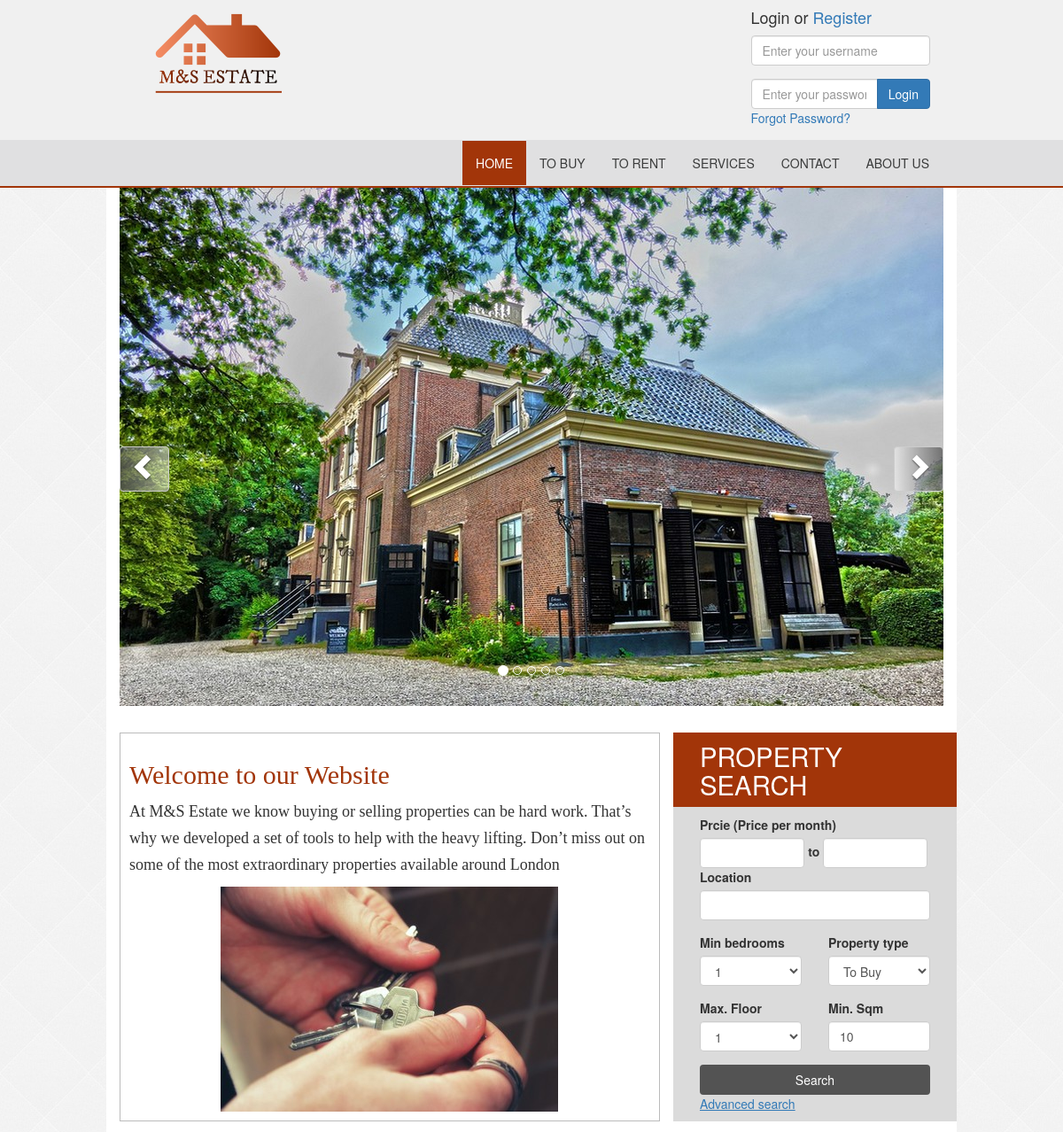
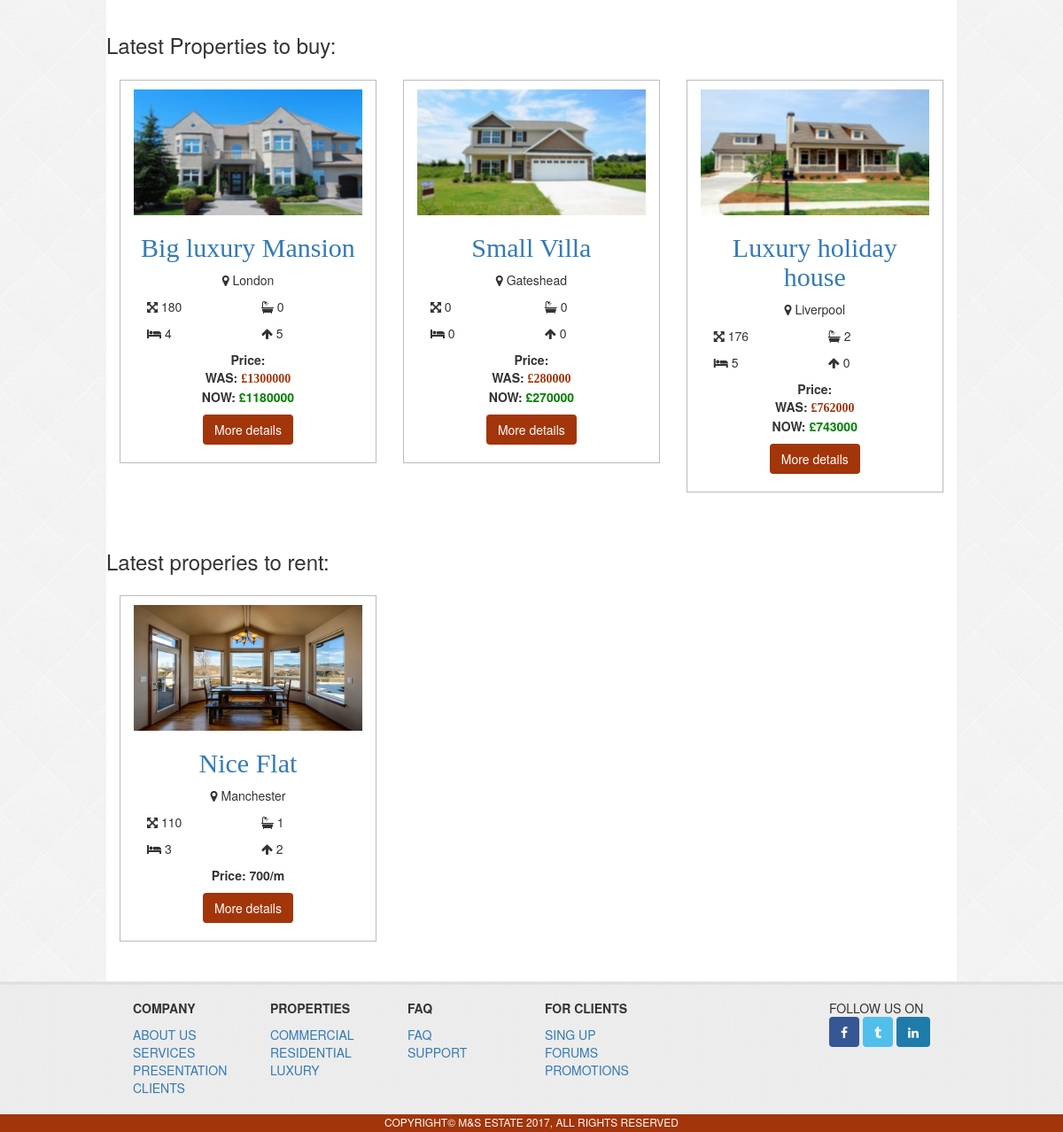
The page / on the database its author committed (2 pictures, top to bottom).
### tables this page shows
CREATE TABLE `properties_buy` (
  `prop_id` int(11) NOT NULL,
  `prop_advertiser` varchar(255) NOT NULL,
  `prop_title` varchar(255) NOT NULL,
  `prop_location` varchar(255) NOT NULL,
  `prop_image` text NOT NULL,
  `prop_content` text NOT NULL,
  `prop_price` int(10) NOT NULL,
  `prop_sale_price` int(10) NOT NULL,
  `prop_sqm` int(11) NOT NULL,
  `prop_bedrooms` int(3) NOT NULL,
  `prop_bathrooms` int(3) NOT NULL,
  `prop_floor` int(3) NOT NULL,
  `prop_balcony` tinyint(1) NOT NULL,
  `prop_elevator` tinyint(1) NOT NULL,
  `prop_garage` tinyint(1) NOT NULL,
  `prop_garden` tinyint(1) NOT NULL,
  `prop_renovated` tinyint(1) NOT NULL
);

CREATE TABLE `properties_rent` (
  `prop_id` int(11) NOT NULL,
  `prop_advertiser` varchar(255) NOT NULL,
  `prop_title` varchar(255) NOT NULL,
  `prop_location` varchar(255) NOT NULL,
  `prop_image` text NOT NULL,
  `prop_content` text NOT NULL,
  `prop_price_monthly` int(10) NOT NULL,
  `prop_sqm` int(5) NOT NULL,
  `prop_bedrooms` int(3) NOT NULL,
  `prop_bathrooms` int(3) NOT NULL,
  `prop_floor` int(3) NOT NULL,
  `prop_balcony` tinyint(1) NOT NULL,
  `prop_elevator` tinyint(1) NOT NULL,
  `prop_garage` tinyint(1) NOT NULL,
  `prop_garden` tinyint(1) NOT NULL,
  `prop_renovated` tinyint(1) NOT NULL,
  `prop_furnished` tinyint(1) NOT NULL
);

### index.php (the view, shortened to what this page needs)
<?php include("include/header.php"); ?>
      <?php include("include/navigation.php"); ?>
      <div id="main-contest" class="container">
        <div class="row">
          <div id="banner" class="col-md-12 hidden-xs">
            <div id="carousel" class="carousel slide" data-ride="carousel" >
              <ol class="carousel-indicators">
                <li data-target="#carousel" data-slide-to="0" class="active"></li>
                <li data-target="#carousel" data-slide-to="1"></li>
                <li data-target="#carousel" data-slide-to="2"></li>
                <li data-target="#carousel" data-slide-to="3"></li>
                <li data-target="#carousel" data-slide-to="4"></li>
              </ol>
              <div class="carousel-inner listbox">
                <div id="banner-one" class="item active">
                  <img class="img-responsive" src="image/building.jpg" alt="building">
                </div>
              </div>
              <a class="left carousel-control btn btn-default" href="#carousel" role="button" data-slide="prev">
                <span class="glyphicon glyphicon-chevron-left" aria-hidden="true"></span>
              </a>
              <a class="right carousel-control btn btn-default" href="#carousel" role="button" data-slide="next">
                <span class="glyphicon glyphicon-chevron-right" aria-hidden="true"></span>
              </a>
            </div>
          </div>
        </div>
        <section class="row">
          <article class="col-md-8">
            <div id="article-contex">
              <h2>Welcome to our Website</h2>
              <p>At M&amp;S Estate we know buying or selling properties can be hard work.
                That’s why we developed a set of tools to help with the heavy lifting.
                Don’t miss out on some of the most extraordinary properties available around London</p>
                <img class="img-responsive" src="image/keys.jpg" alt="keys">
            </div>
          </article>
          <aside class="col-md-4">
          <?php include("include/search_bar.php") ?>
          </aside>
        </section>
        <section class="items-section row">
          <h3>Latest Properties to buy:</h3>
            <?php
              $query = "SELECT * FROM properties_buy ORDER BY prop_id DESC LIMIT 3";
              $result = mysqli_query($connection,$query);
              while($row = mysqli_fetch_assoc($result)){
              ?>
            <div class="col-sm-6 col-md-4 items">
              <img src="Image/<?php echo $row['prop_image'];?>" alt="" class="img-responsive">
              <h2><a href="property?id=<?php echo $row['prop_id'] ?>&prop=buy"><?php echo $row['prop_title'];?></a></h2>
              <p><i class="fa fa-map-marker"></i> <?php echo $row['prop_location'];?></p>
              <div class="col-xs-6">
                <p class="text-left"><i class="fa fa-arrows-alt"></i> <?php echo $row['prop_sqm'] ?></p>
                <p class="text-left"><i class="fa fa-bed"></i> <?php echo $row['prop_bedrooms'] ?></p>
              </div>
              <div class="col-xs-6">
                <p class="text-left"><i class="fa fa-bath"></i> <?php echo $row['prop_bathrooms'] ?></p>
                <p class="text-left"><i class="fa fa-arrow-up"></i> <?php echo $row['prop_floor'] ?></p>
              </div>
              <p class="price"><span>Price:</span><br>
              WAS: <span class="sale">£<?php echo $row['prop_price'];?></span><br>
              NOW: <span class="offer">£<?php echo $row['prop_sale_price'];?></span></p>
              <a href="property?id=<?php echo $row['prop_id'] ?>&prop=buy" class="btn btn-color" type="button" name="button">More details</a>
            </div>
            <?php } ?>
        </section>
        <section class="row items-section">
          <h3>Latest properies to rent:</h3>
          <?php
            $query = "SELECT * FROM properties_rent ORDER BY prop_id DESC LIMIT 3";
            $result = mysqli_query($connection,$query);
            while($row = mysqli_fetch_assoc($result)){
            ?>
          <div class="col-sm-6 col-md-4 items">
            <div class="image">
            <img src="/Activity/Image/<?php echo $row['prop_image'];?>" alt="" class="img-responsive">
            </div>
            <h2><a href="property.php?id=<?php echo $row['prop_id'] ?>&prop=rent"><?php echo $row['prop_title'];?></a></h2>
            <p><i class="fa fa-map-marker"></i> <?php echo $row['prop_location'];?></p>
            <div class="col-xs-6">
              <p class="text-left"><i class="fa fa-arrows-alt"></i> <?php echo $row['prop_sqm'] ?></p>
              <p class="text-left"><i class="fa fa-bed"></i> <?php echo $row['prop_bedrooms'] ?></p>
            </div>
            <div class="col-xs-6">
              <p class="text-left"><i class="fa fa-bath"></i> <?php echo $row['prop_bathrooms'] ?></p>
              <p class="text-left"><i class="fa fa-arrow-up"></i> <?php echo $row['prop_floor'] ?></p>
            </div>
            <p class="price">Price: <?php echo  $row['prop_price_monthly']; ?>/m</p>
            <a href="property?id=<?php echo $row['prop_id'] ?>&prop=rent" class="btn btn-color" type="button" name="button">More details</a>
          </div>
        <?php } ?>
        </section>
      </div>
   <?php include("include/footer.php"); ?>

### css/style.css (style rules this page uses)
body { background-image: url('../image/background.png'); }
@media (min-width:768px) { .items-section .col-sm-6 { width: 46%; } }
@media (min-width:992px) { .container { width: 960px; } }
@media (min-width:992px) { .items-section .col-md-4 { width: 30.2%; } }
@media (min-width:992px) { .image { height: 142px; } }
h2, .sale { color: #a23509; font-family: "Frankiln Gothic Book"; }
#main-contest { background-color: #fff; }
#banner { max-height: 585px; }
#banner, section { margin-bottom: 30px; }
.carousel-control { background-color: rgba(255, 255, 255, 0.5); top: 50%; bottom: auto; width: auto; opacity: 1; }
.glyphicon-chevron-left, .glyphicon-chevron-right { margin: 0 !important; position: static !important; }
#article-contex { border: solid 1px #bbbbbb; width:100%; padding: 10px; font-size: 18px; line-height: 30px; font-family: 'Myriam Fixed'; }
#article-contex img { margin: auto; }
aside { background-color: #dbdbdb; }
.items { border: solid #bbbbbb 1px; padding: 10px 15px 20px 15px; margin: 15px; text-align: center; }
.btn-color { color: #fff; background-color: #a23509; bottom: 20px; }
.offer { color: green; }
.price { font-weight: bold; }

### rows shown on the page
properties_buy: shows a picture, prop_title "Big luxury Mansion", prop_location "London", prop_sqm "180", prop_bedrooms "4", prop_bathrooms "0", prop_floor "5", prop_price "1300000", prop_sale_price "1180000"
properties_buy: shows a picture, prop_title "Small Villa", prop_location "Gateshead", prop_sqm "0", prop_bedrooms "0", prop_bathrooms "0", prop_floor "0", prop_price "280000", prop_sale_price "270000"
properties_buy: prop_image (picture), prop_title "Luxury holiday house", prop_location "Liverpool", prop_sqm "176", prop_bedrooms "5", prop_bathrooms "2", prop_floor "0", prop_price "762000", prop_sale_price "743000"
properties_rent: prop_image (picture), prop_title "Nice Flat", prop_location "Manchester", prop_sqm "110", prop_bedrooms "3", prop_bathrooms "1", prop_floor "2", prop_price_monthly "700"
